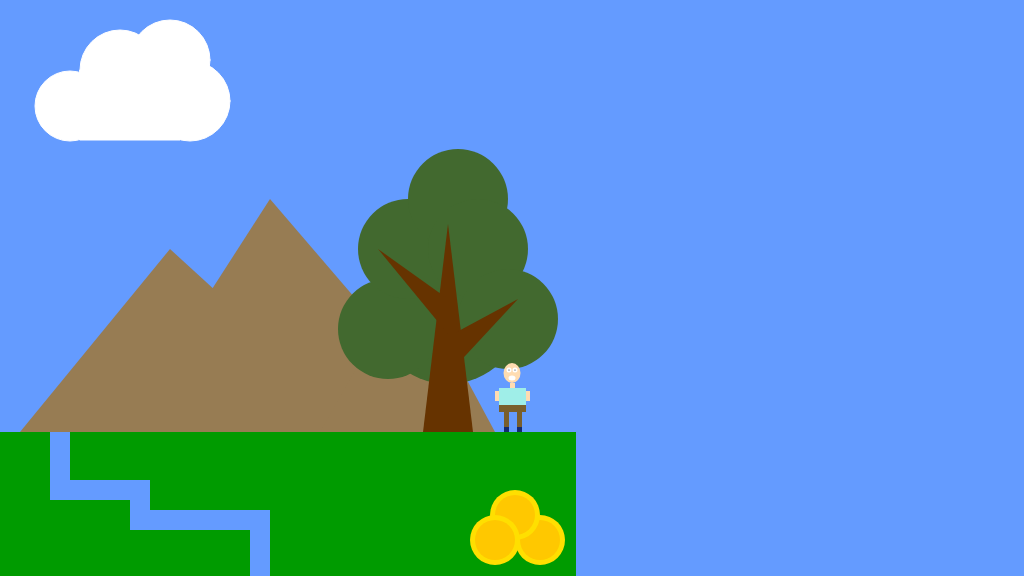
Frame 1 (no input)
Frame 60 (no input): identical to frame 1, image omitted
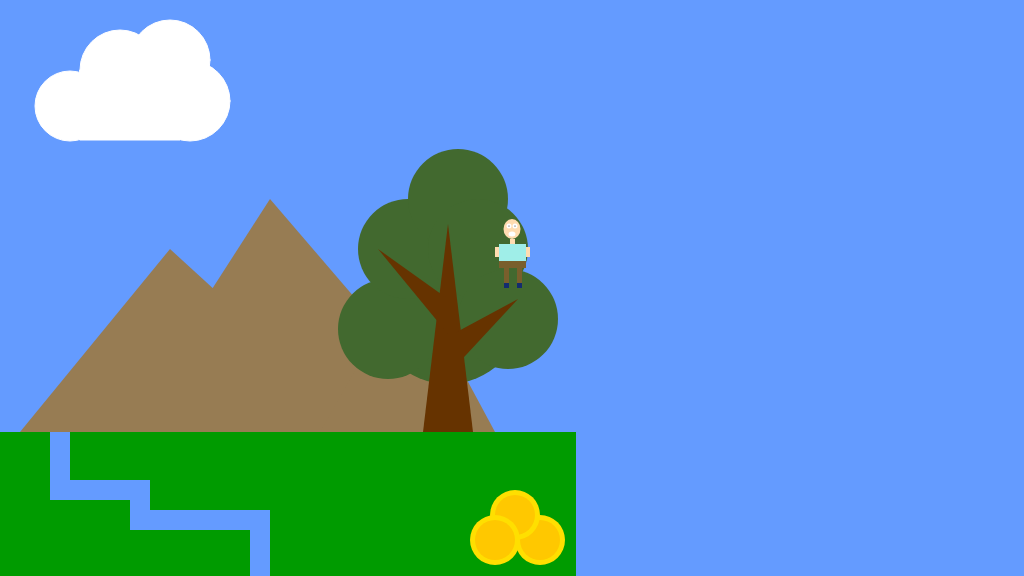
Frame 120 (the mouse pressed at the canvas centre since frame 60)

The p5.js sketch that drew these frames (run headless with seeded random() and noise() and a simulated clock; from frame 60 on, the mouse is pressed at the canvas centre):

// p5.js sketch
// ── sketch.js
/*

The Game Project

3 - using variables

*/

var floorPos_y;

var gameChar_x;
var gameChar_y;

var treePos_x;
var treePos_y;

var canyon;
var collectable;

var mountain;
var cloud;


function setup()
{
	createCanvas(1024, 576);
	floorPos_y = 432; //NB. we are now using a variable for the floor position

	//NB. We are now using the built in variables height and width
	gameChar_x = width/2;
	gameChar_y = floorPos_y;

	treePos_x = 150; 
	treePos_y = 287; 
    
    canyon = {x_pos: -50, width: 100}
    
    collectable = {x_pos: 240, y_pos: 240, size: 50};
    
    mountain = {x_Pos: 270, y_Pos: 299, size: 0.5};
    cloud = {x_Pos: 50 , y_Pos: 40, scale: 1.0};
    
}

function draw()
{
	background(100, 155, 255); //fill the sky blue

//    fill(0);
//    rect(0,0,100,100);
//    fill(255);
//    text(mouseX + "," + mouseY, 50, 50);
    
    noStroke();
	fill(0, 155, 0);
	rect(0, floorPos_y, height, width - floorPos_y); //draw some green ground

    //mountain in the distance
    fill(151,124,83);
    triangle(mountain.x_Pos, 
             mountain.y_Pos - 200 * mountain.size,
             
             mountain.x_Pos - 150, 
             floorPos_y,
             
             mountain.x_Pos + 200, 
             floorPos_y);
    
    triangle(mountain.x_Pos - 100,
             mountain.y_Pos - 100 * mountain.size,
             
             mountain.x_Pos - 250, 
             floorPos_y,
             
             mountain.x_Pos + 100, 
             floorPos_y);
    
    triangle(mountain.x_Pos + 140,
             mountain.y_Pos - 50 * mountain.size,
             
             mountain.x_Pos + 50, 
             floorPos_y,
             
             mountain.x_Pos + 225, 
             floorPos_y);
    
    //tree
    //Leaves
    fill(66,105,47);
    ellipse(treePos_x + 298, floorPos_y - 123,150,150); //BIGGEST ONE
    ellipse(treePos_x + 238, floorPos_y - 103,100,100); //1st one
    ellipse(treePos_x + 258, floorPos_y - 183,100,100); //2nd one
    ellipse(treePos_x + 308, floorPos_y - 233,100,100); //3rd one
    ellipse(treePos_x + 328, floorPos_y - 183,100,100); //4th one
    ellipse(treePos_x + 358, floorPos_y - 113,100,100); //5th one
    
    //Trunk and branch 
    fill(102,51,0);
	triangle(treePos_x + 298, floorPos_y - 208, //224
             treePos_x + 273, floorPos_y, //432
             treePos_x + 323, floorPos_y); //432
    
    triangle(treePos_x + 303, floorPos_y - 63, //369
             treePos_x + 303, floorPos_y - 98, //334
             treePos_x + 368, floorPos_y - 133); //299
    
    triangle(treePos_x + 298, floorPos_y - 133, //299
             treePos_x + 298, floorPos_y - 98, //334
             treePos_x + 228, floorPos_y - 183); //249
    
    //canyon
    fill(100, 155, 255);
    rect(canyon.x_pos + 100, 432, 
         canyon.width/5, 
         50);
    rect(canyon.x_pos + 100, 480, 50, 
         canyon.width/5);
    rect(canyon.x_pos + 130, 480, 50, 
         canyon.width/5);
    rect(canyon.x_pos + 180, 480, 
         canyon.width/5, 50);
    rect(canyon.x_pos + 200, 510, 50, 
         canyon.width/5);
    rect(canyon.x_pos + 250, 510, 50, 
         canyon.width/5);
    rect(canyon.x_pos + 300, 510, 
         canyon.width/5, 50);
    rect(canyon.x_pos + 300, 530, 
         canyon.width/5, 50);
    
    //cloud in the sky
    fill(255);
    stroke(255);
    rect(cloud.x_Pos + 30 * cloud.scale,
         cloud.y_Pos + 30 * cloud.scale,
         100 * cloud.scale, 
         70 * cloud.scale);
	ellipse(cloud.x_Pos + 20 * cloud.scale, 
            cloud.y_Pos + 66 * cloud.scale,
            70 * cloud.scale, 
            70 * cloud.scale);
    ellipse(cloud.x_Pos + 70 * cloud.scale, 
            cloud.y_Pos + 30 * cloud.scale,
            80 * cloud.scale, 
            80 * cloud.scale);
    ellipse(cloud.x_Pos + 120 * cloud.scale, 
            cloud.y_Pos + 20 * cloud.scale,
            80 * cloud.scale, 
            80 * cloud.scale);
    ellipse(cloud.x_Pos + 140 * cloud.scale, 
            cloud.y_Pos + 61 * cloud.scale,
            80 * cloud.scale, 
            80 * cloud.scale);
    
    noStroke()
    
    //5. a collectable token - eg. a jewel, fruit, coins
    fill(255,223,0);
    ellipse(collectable.x_pos + 300, 
            collectable.y_pos + 300, 
            collectable.size, collectable.size);
    fill(255,200,0);
    ellipse(collectable.x_pos + 300, 
            collectable.y_pos + 300, 
            collectable.size - 10, collectable.size - 10);
    fill(255,223,0);
    ellipse(collectable.x_pos + 275, 
            collectable.y_pos + 275, 
            collectable.size, collectable.size);
    fill(255,200,0);
    ellipse(collectable.x_pos + 275, 
            collectable.y_pos + 275, 
            collectable.size - 10, collectable.size - 10);
    fill(255,223,0);
    ellipse(collectable.x_pos + 255,
            collectable.y_pos + 300, 
            collectable.size, collectable.size);
    fill(255,200,0);
    ellipse(collectable.x_pos + 255,
            collectable.y_pos + 300,
            collectable.size - 10, collectable.size - 10);
    
    //Game character 
    fill(255,220,177);
	ellipse(gameChar_x, 
            gameChar_y - 59, 
            17,20); //the face
    
    fill(255);
    ellipse (gameChar_x - 3, 
             gameChar_y - 62,
             5,5); // right eye
    ellipse (gameChar_x + 3, 
             gameChar_y - 62,
             5,5); // left eye
    fill(0);
    ellipse(gameChar_x - 3, 
            gameChar_y - 62,
            1,1); // right eye
    ellipse(gameChar_x + 3, 
            gameChar_y - 62,
            1,1); // left eye
    
    fill(255); 
    ellipse(gameChar_x, 
            gameChar_y - 54,
            7,5); //mouth
    
    fill(255,220,177);
    rect(gameChar_x - 2, 
         gameChar_y - 49,
         5,5); //the neck
    rect(gameChar_x + 14, 
         gameChar_y - 41,
         4,10); //right hand
    rect(gameChar_x - 17, 
         gameChar_y - 41,
         4,10); //left hand
    
    fill(159, 238, 232);
    rect(gameChar_x - 13,
         gameChar_y - 44,
         27,17); //the chest
    
    fill(121, 95, 44);
    rect(gameChar_x - 13,
         gameChar_y - 27,
         27,7); //the waist
    rect(gameChar_x - 8,
         gameChar_y - 20,
         5,15); //left leg
    rect(gameChar_x + 5,
         gameChar_y - 20,
         5,15); //right leg
    
    fill(19,44,111);
    rect(gameChar_x - 8,
         gameChar_y - 5,5,5);
    rect(gameChar_x + 5,
         gameChar_y - 5,
         5,5);

    
}

function mousePressed()
{
    gameChar_x = mouseX;
    gameChar_y = mouseY;
}
